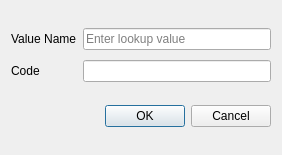
<?xml version="1.0" encoding="UTF-8"?>
<ui version="4.0">
    <class>LookupValue</class>
    <widget class="QDialog" name="LookupValue">
        <property name="geometry">
            <rect>
                <x>0</x>
                <y>0</y>
                <width>282</width>
                <height>155</height>
            </rect>
        </property>
        <property name="sizePolicy">
            <sizepolicy hsizetype="MinimumExpanding" vsizetype="Preferred">
                <horstretch>0</horstretch>
                <verstretch>0</verstretch>
            </sizepolicy>
        </property>
        <property name="windowTitle">
            <string>Lookup value</string>
        </property>
        <layout class="QVBoxLayout" name="verticalLayout_2">
            <item>
                <layout class="QVBoxLayout" name="notif_bar"/>
            </item>
            <item>
                <layout class="QGridLayout" name="gridLayout">
                    <property name="verticalSpacing">
                        <number>10</number>
                    </property>
                    <item row="0" column="0">
                        <widget class="QLabel" name="label">
                            <property name="minimumSize">
                                <size>
                                    <width>60</width>
                                    <height>0</height>
                                </size>
                            </property>
                            <property name="text">
                                <string>Value Name</string>
                            </property>
                        </widget>
                    </item>
                    <item row="0" column="1">
                        <widget class="QLineEdit" name="edtValue">
                            <property name="placeholderText">
                                <string>Enter lookup value</string>
                            </property>
                        </widget>
                    </item>
                    <item row="1" column="0">
                        <widget class="QLabel" name="label_2">
                            <property name="text">
                                <string>Code</string>
                            </property>
                        </widget>
                    </item>
                    <item row="1" column="1">
                        <widget class="QLineEdit" name="edtCode">
                            <property name="maximumSize">
                                <size>
                                    <width>16777215</width>
                                    <height>16777215</height>
                                </size>
                            </property>
                        </widget>
                    </item>
                </layout>
            </item>
            <item>
                <widget class="QDialogButtonBox" name="buttonBox">
                    <property name="orientation">
                        <enum>Qt::Horizontal</enum>
                    </property>
                    <property name="standardButtons">
                        <set>QDialogButtonBox::Cancel|QDialogButtonBox::Ok</set>
                    </property>
                </widget>
            </item>
        </layout>
    </widget>
    <tabstops>
        <tabstop>edtValue</tabstop>
        <tabstop>buttonBox</tabstop>
    </tabstops>
    <resources/>
    <connections>
        <connection>
            <sender>buttonBox</sender>
            <signal>accepted()</signal>
            <receiver>LookupValue</receiver>
            <slot>accept()</slot>
            <hints>
                <hint type="sourcelabel">
                    <x>248</x>
                    <y>254</y>
                </hint>
                <hint type="destinationlabel">
                    <x>157</x>
                    <y>274</y>
                </hint>
            </hints>
        </connection>
        <connection>
            <sender>buttonBox</sender>
            <signal>rejected()</signal>
            <receiver>LookupValue</receiver>
            <slot>reject()</slot>
            <hints>
                <hint type="sourcelabel">
                    <x>316</x>
                    <y>260</y>
                </hint>
                <hint type="destinationlabel">
                    <x>286</x>
                    <y>274</y>
                </hint>
            </hints>
        </connection>
    </connections>
</ui>
